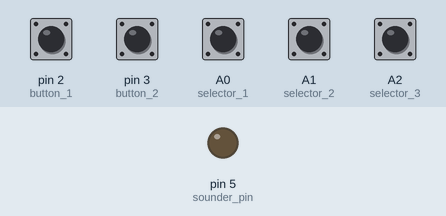
This sketch was run on a simulated Arduino Uno, built with avr-gcc and run on an emulated ATmega328P. Parts: output pins drawn as LEDs (lit = HIGH). Dashed ring = blinking. Inputs (shaded band) come from the test bench; at power-on: A0 (selector_1), A1 (selector_2), A2 (selector_3), pin 2 (button_1), pin 3 (button_2) HIGH.

Above: at 1.2 s.
1.3 s: pin 2 (button_1) pulled LOW for 1 s
At 1.51 s:
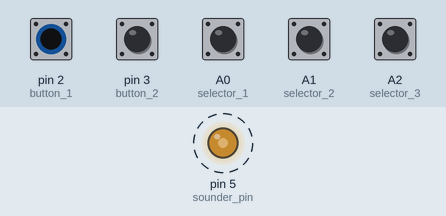
Timing chart, 0 to 4.3 s (numbered marks = the images above; inputs shaded):
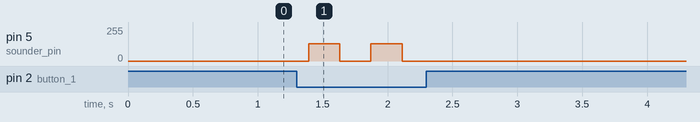

Measured:
- after the input at 1.3 s, pin 5 (sounder_pin): alternates 128/255 for 0.24 s and 0/255 for 0.24 s, 4 changes in all, then stays 0/255, starting after 0.09 s

The sketch:

sketch_apr15a.ino
```cpp
//Morse "bug" keyer

//buttons
#define button_1 2
#define button_2 3

//speed selector pins
//take one to ground to select speed
//default is 5 words per minute
#define selector_1 A0
#define selector_2 A1
#define selector_3 A2

//the buzzer
const int sounder_pin = 5; // the pin we attach our sounder to
const int duty_cycle = 128; //50% duty cycle for analogWrite()


//required to debounce switches
#define MAX_CHECKS 10
volatile uint8_t Debounced_State = 0; //accessed by isr and main loop code
uint8_t State[MAX_CHECKS] = {0};
uint8_t Index = 0;


void setup() {
  // put your setup code here, to run once:

  pinMode(button_1, INPUT_PULLUP);
  pinMode(button_2, INPUT_PULLUP);

  pinMode(selector_1, INPUT_PULLUP);
  pinMode(selector_2, INPUT_PULLUP);
  pinMode(selector_3, INPUT_PULLUP);

  pinMode(sounder_pin, OUTPUT);

  // initialize timer1
  noInterrupts();           // disable all interrupts
  TCCR1A = 0;
  TCCR1B = 0;
  TCNT1  = 0;

  OCR1A = 625;              // compare match register  16MHX/256/100HZ
  TCCR1B |= (1 << WGM12);   // CTC mode
  TCCR1B |= (1 << CS12);    // 256 prescaler
  TIMSK1 |= (1 << OCIE1A);  // enable timer compare interrupt
  interrupts();             // enable all interrupts

}

void loop() {
  // put your main code here, to run repeatedly:

  static int transferred_value = 0;
  static bool do_character = false;
  static bool do_dot = false;
  static bool wait_up = false;

  noInterrupts();           // disable all interrupts
  transferred_value = Debounced_State;
  interrupts();             // enable all interrupts


  if (!transferred_value) {
    wait_up = false; //if all buttons released
  }
  if (transferred_value) {

    if (transferred_value == 2) {
      do_dot = true;  //dot
      do_character = true;
      wait_up = true;
    }
    if (transferred_value == 1) {
      if (!wait_up) {
        do_dot = false;  //dash
        do_character = true;
        wait_up = true;
      }
    }

  }


  //morse speed
  //all timing is based around the length of the dot
  //source for timing -> http://www.kent-engineers.com/codespeed.htm

  static unsigned long unit_length = 240; //default 5 words per minute
  if (!digitalRead(A0)) {
    unit_length = 240; //dot time calculated for 5 words per minute
  }
  if (!digitalRead(A1)) {
    unit_length = 92; //dot time calculated for 13 words per minute
  }
  if (!digitalRead(A2)) {
    unit_length = 60; //dot time calculated for 20 words per minute
  }


  const unsigned long dot = unit_length;
  const unsigned long dash = unit_length * 3;
  const unsigned long intra_letter_space = unit_length; //space between dot's and dashes within letter


  if (do_character)
  {
    do_character = false;


    if (!do_dot) { //dash
      analogWrite(sounder_pin, duty_cycle);
      delay(dash);                       // wait for a while
      analogWrite(sounder_pin, 0);
      delay(intra_letter_space);         // space between letter parts
    }
    else { //dot
      analogWrite(sounder_pin, duty_cycle);
      delay(dot);                    // wait for a while
      analogWrite(sounder_pin, 0);
      delay(intra_letter_space);     // space between letter parts
    }

  }


}
/*-----------------*/
//my_functions
ISR(TIMER1_COMPA_vect)          // timer compare interrupt service routine
{
  //code source - A Guide to Debouncing by Jack G. Ganssle
  //read buttons
  uint8_t temp = 0x00;

  temp |= !digitalRead(button_1) << 1;
  temp |= !digitalRead(button_2) << 0;

  //debounce
  uint8_t i, j;

  State[Index] = temp;
  ++Index;
  j = 0xFF;
  for (i = 0; i < MAX_CHECKS; i++) {
    j = j & State[i];
  }
  Debounced_State = j;
  if (Index >= MAX_CHECKS) {
    Index = 0;
  }

}
//-----------end------------
```
